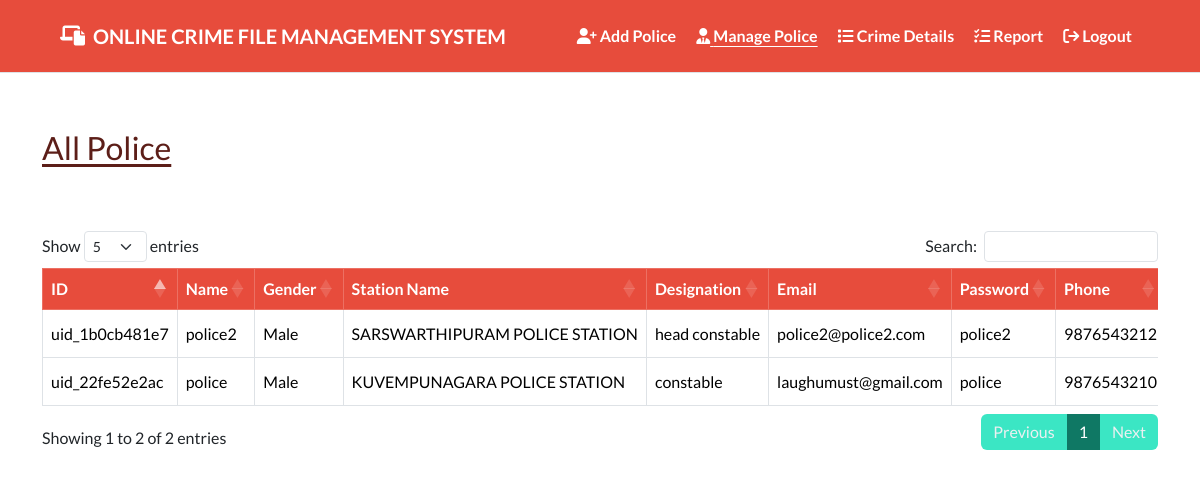
Screenshot of /admin/managepolice.php (signed in) with the database file from the repository.
### tables this page shows
CREATE TABLE `crime_2023_police` (
  `id` int(10) NOT NULL,
  `uid` varchar(255) NOT NULL,
  `name` varchar(255) NOT NULL,
  `gender` varchar(255) NOT NULL,
  `stationname` varchar(255) NOT NULL,
  `designation` varchar(255) NOT NULL,
  `email` varchar(255) NOT NULL,
  `password` varchar(255) NOT NULL,
  `phone` varchar(255) NOT NULL
);

### admin/managepolice.php (the view, shortened to what this page needs)
<?php
require "../config/database.php";
?>
<!DOCTYPE html>
<html lang="en">
<head>
    <link rel="stylesheet" href="../css/bootstrap.css">
    <link rel="stylesheet" href="https://cdn.datatables.net/1.12.1/css/dataTables.bootstrap5.min.css">
    <link rel="stylesheet" href="https://cdnjs.cloudflare.com/ajax/libs/bootstrap-datepicker/1.10.0/css/bootstrap-datepicker.min.css" />
    <link rel="stylesheet" href="https://cdnjs.cloudflare.com/ajax/libs/font-awesome/6.1.2/css/all.css" />
    <link href="https://cdn.jsdelivr.net/npm/@yaireo/tagify/dist/tagify.css" rel="stylesheet" type="text/css" />
</head>
<body>
    <div class="d-flex flex-column bg-white min-vh-100">
        <nav class="navbar navbar-expand-lg bg-danger  border-danger-emphasis border-bottom">
            <div class="container-fluid  mx-5">
                <a class="navbar-brand text-white d-flex align-items-center gap-2 fw-bold fs-5" href="#">
                    <i class="fa-solid fa-laptop-file"></i> <span class="d-none d-md-block text-nowrap">ONLINE CRIME FILE MANAGEMENT SYSTEM</span> <span class="d-block d-md-none text-nowrap">OCFMS</span>
                </a>
                <div class="collapse navbar-collapse" id="navbarSupportedContent">
                    <ul class="navbar-nav ms-auto mb-2 mb-lg-0 gap-1">
                        <li class="nav-item">
                            <a class="nav-link text-white fw-bold" aria-current="page" href="police.php">
                            <i class="fa-solid fa-user-plus"></i>
                                Add Police</a>
                        </li>
                        <li class="nav-item">
                            <a class="nav-link text-white fw-bold text-decoration-underline link-offset-2 active" aria-current="page" href="managepolice.php">
                                <i class="fa-solid fa-user-tie"></i>
                                Manage Police</a>
                        </li>
                        <li class="nav-item">
                            <a class="nav-link text-white fw-bold " aria-current="page" href="crimedetails.php">
                                <i class="fa-solid fa-list"></i>
                                Crime Details</a>
                        </li>
                        <li class="nav-item">
                            <a class="nav-link text-white fw-bold " aria-current="page" href="report.php">
                            <i class="fa-solid fa-list-check"></i>
                                Report</a>
                        </li>
                        <li class="nav-item">
                            <a class="nav-link text-white fw-bold" href="logout.php">
                                <i class="fa-solid fa-arrow-right-from-bracket"></i>
                                Logout</a>
                        </li>
                    </ul>
                </div>
            </div>
        </nav>
        <div class="container flex-fill d-flex flex-column my-2">
            <div class="d-flex mt-5 mb-5 justify-content-start align-items-center">
                <h3 class="text-danger-emphasis link-offset-1 text-decoration-underline flex-grow-1 flex-md-grow-0">
                    All Police
                </h3>
            </div>
            <div class="row justify-content-center mt-2 mb-4">
                <div class="col-md-12">
                    <div class="table-responsive">
                        <table class="table table-bordered table-hover" id="usertable">
                            <thead class="text-white">
                                <tr class="align-middle text-center text-nowrap table-danger">
                                    <th>ID</th>
                                    <th>Name</th>
                                    <th>Gender</th>
                                    <th>Station Name</th>
                                    <th>Designation</th>
                                    <th>Email</th>
                                    <th>Password</th>
                                    <th>Phone</th>
                                </tr>
                            </thead>
                            <tbody>
                                <?php
                                $query = "select * from crime_2023_police";
                                $result = mysqli_query($link, $query);
                                while ($row = mysqli_fetch_array($result)) {
                                ?>
                                    <tr class="align-middle  text-nowrap">
                                        <td><?= $row["uid"] ?></td>
                                        <td><?= $row["name"] ?></td>
                                        <td><?= $row["gender"] ?></td>
                                        <td><?= $row["stationname"] ?></td>
                                        <td><?= $row["designation"] ?></td>
                                        <td><?= $row["email"] ?></td>
                                        <td><?= $row["password"] ?></td>
                                        <td><?= $row["phone"] ?></td>
                                    </tr>
                                <?php
                                }
                                ?>
                            </tbody>
                        </table>
                    </div>
                </div>
            </div>
        </div>
    </div>
</body>
</html>

### rows the page displays
crime_2023_police: uid "uid_22fe52e2ac", name "police", gender "Male", stationname "KUVEMPUNAGARA POLICE STATION", designation "constable", email "laughumust@gmail.com", password "police", phone "9876543210"
crime_2023_police: uid "uid_1b0cb481e7", name "police2", gender "Male", stationname "SARSWARTHIPURAM POLICE STATION", designation "head constable", email "police2@police2.com", password "police2", phone "9876543212"
